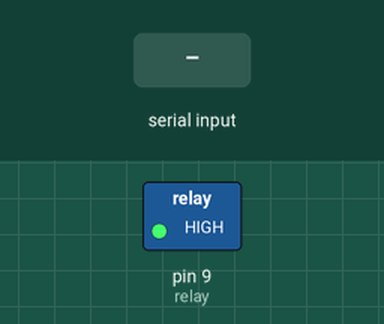
This sketch was run on a simulated Arduino Uno, built with avr-gcc and run on an emulated ATmega328P. On the bench: switched loads named in the sketch (green lamp = pin HIGH). The test bench sets the inputs (shaded band).

Above: at 1.2 s.
1.3 s: "a" received over Serial
At 2.3 s:
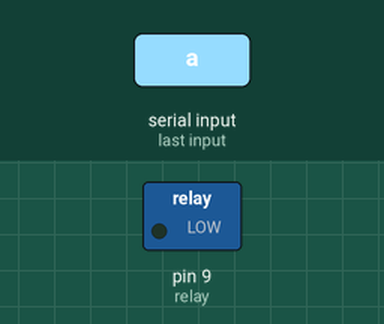
2.8 s: "b" received over Serial
At 3.4 s:
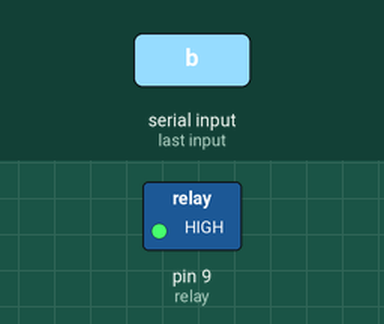
Timing chart, 0 to 5.8 s (numbered marks = the images above; inputs shaded):
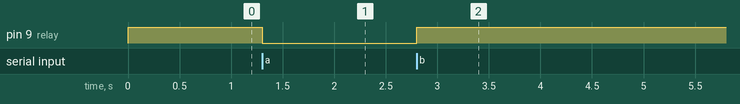

The sketch:

bluetooth_and_relay.ino
```cpp
// Define the pin number for the relay
int relay = 9;

// Declare a variable to store incoming SMS character
char sms;

// Setup function runs once when the Arduino is powered on or reset
void setup()
{
  // Set the relay pin as an output
  pinMode(relay, OUTPUT);

  // Turn off the relay initially (HIGH level on the pin)
  digitalWrite(relay, HIGH);

  // Start serial communication with a baud rate of 9600
  Serial.begin(9600);
}

// Loop function runs repeatedly as long as the Arduino is powered on
void loop()
{
  // Check if there is any data available to read from the serial port
  if(Serial.available() != 0)
  {
    // Read the incoming character from the serial port and store it in the 'sms' variable
    sms = Serial.read();
  }

  // Check if the received character is 'a'
  if(sms == 'a')
  {
    // If 'a' is received, turn on the relay (LOW level on the pin)
    digitalWrite(relay, LOW);
  }

  // Check if the received character is 'b'
  if(sms == 'b')
  {
    // If 'b' is received, turn off the relay (HIGH level on the pin)
    digitalWrite(relay, HIGH);
  }
}
```

Measured:
- after the input at 1.3 s, pin 9 (relay): HIGH → LOW at once
- after the input at 2.8 s, pin 9 (relay): LOW → HIGH at once
